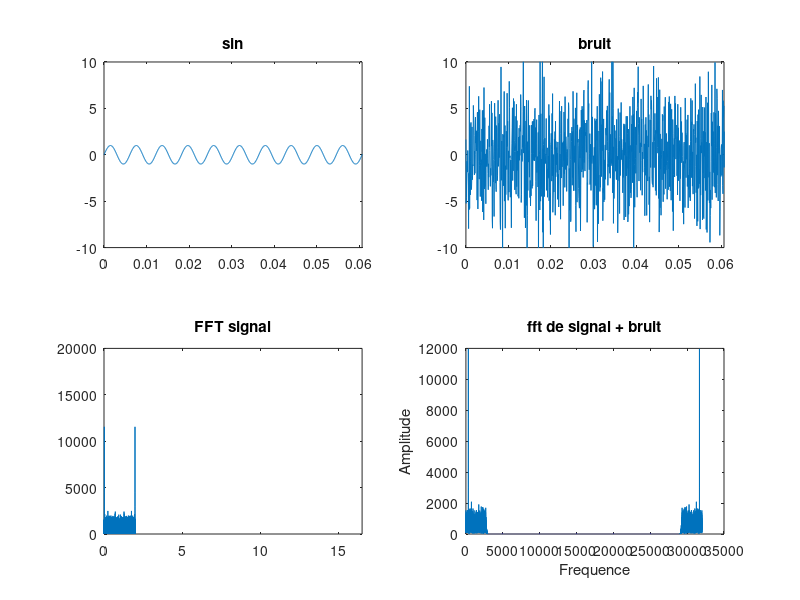
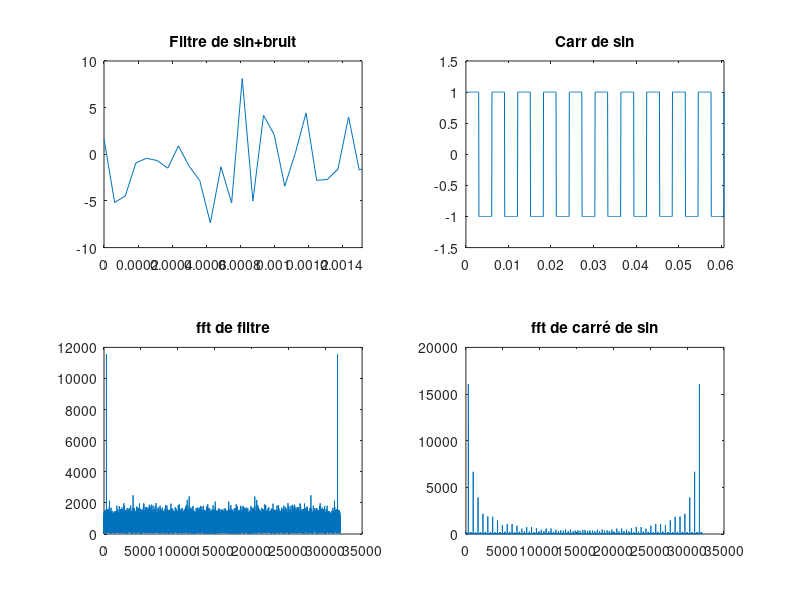

The MATLAB source for these figures, in order: (Note: this script raises an error after producing the figures.)
clear all;
close all;
 
note2 = [130.81 ,138.59 , 146.83 , 155.56 , 164.81 ,174.61 , 185 , 196 ,207.65,220,233.06,246.94];
note3 = [261.63 ,277.18 , 293.66 , 311.13 , 329.63 ,349.23 , 369.99 , 392 ,415.30,440,466.16,493.88];
note4 = [523.25 ,544.37 , 587.33 , 622.25 , 659.26 ,698.46 , 739.99 , 783.99 ,830.61,880,932.33,987.77];
note5 = [1046.50 ,1108.73 , 1174.66 , 1244.51 , 1318.51 ,1396.91 , 1479.98 , 1567.98 ,1661.22,1760,1864.66,1975.53];
note6 = [2093 ,2217.46 , 2349.32 , 2489.02 , 2637.02 ,2793.83 , 2959.96 , 3135.96 ,3322.44 ,3520,3729.31,3951.07];
 
fnote = note2(5);%On peut le changer comme on veut

fe = 16000;
te = 1/fe;
 
t = 0:te:2;

A =  randi([1 5]);
y_sin = sin(2*pi*fnote*t);
y_carre = square(2*pi*fnote*t);
 

bruit=A*randn(1,length(t));%Bruit
 
Y1 = y_sin+bruit;%Sin + bruit

figure(1);
subplot(2,2,3);
plot(t,abs(fft(Y1)));%Figure de Sin + bruit
title('FFT signal');
axis([0 fnote/10 0 20000]);
%yfiltre = load('Bandpass.mat');%Fs=10000 Fstop1=125 Fpass1 =128 Fpass2 =3952 Fstop2 = 4000
yfiltre = load('Lowpass.mat');
Yfiltre = filter(yfiltre.Num,1,Y1);%Filtre de sin+bruit
 
subplot(2,2,4);%On figure le fft de sin+bruit
Yf_fft = abs(fft(Yfiltre));
plot(Yf_fft);
title('fft de signal + bruit');
xlabel('Frequence');
ylabel('Amplitude');
 
subplot(2,2,2);%On figure le bruit
plot(t,bruit);
title('bruit');
axis([0 10/fnote -10 10]);

subplot(2,2,1);%On figure le sin
plot(t,y_sin);
title('sin');
axis([0 10/fnote -10 10]);

figure(2);
subplot(2,2,1);%On figure le filtre de sin+bruit
plot(t,Y1);
title('Filtre de sin+bruit');
axis([0 0.25/fnote -10 10]);
 
Y_fftFiltre = abs(fft(Y1));

subplot(2,2,3);%On figure le fft de filtre de sin+bruit
plot(Y_fftFiltre);
title('fft de filtre');
 
subplot(2,2,2);%On figure le carré comme le modèle
plot(t,y_carre);
axis([0 10/fnote -1.5 1.5]);
title('Carr de sin');
 
Y_fftSinCarre = abs(fft(y_carre));
subplot(2,2,4);%On figure le fft de carré de sin
plot(Y_fftSinCarre);
title('fft de carré de sin');

disp(lince(max(Y_fftFiltre)))
disp(lince(max(Y_fftSinCarre)))
 
 
%%%%%%%%%%%%%%%%%%%%%%%%%%%%%%%%%%%%%%%%

clear all;

close all;

 

note2 = [130.81 ,138.59 , 146.83 , 155.56 , 164.81 ,174.61 , 185 , 196 ,207.65,220,233.06,246.94];

note3 = [261.63 ,277.18 , 293.66 , 311.13 , 329.63 ,349.23 , 369.99 , 392 ,415.30,440,466.16,493.88];

note4 = [523.25 ,544.37 , 587.33 , 622.25 , 659.26 ,698.46 , 739.99 , 783.99 ,830.61,880,932.33,987.77];

note5 = [1046.50 ,1108.73 , 1174.66 , 1244.51 , 1318.51 ,1396.91 , 1479.98 , 1567.98 ,1661.22,1760,1864.66,1975.53];

note6 = [2093 ,2217.46 , 2349.32 , 2489.02 , 2637.02 ,2793.83 , 2959.96 , 3135.96 ,3322.44 ,3520,3729.31,3951.07];

 

fnote = note2(5);%On peut le changer comme on veut



fe = 16000;

te = 1/fe;

 

t = 0:te:2;



A =  randi([1 5]);

y_sin = sin(2*pi*fnote*t);

y_carre = square(2*pi*fnote*t);

 



bruit=A*randn(1,length(t));%Bruit



 

Y1 = y_sin+bruit;%Sin + bruit
Y2 = y_carre+bruit; %sin carre + bruit


figure(1);

subplot(2,2,3);

ySinusBruitFFt = abs(fft(y_sin));

plot(ySinusBruitFFt);%plot(t,abs(fft(Y1)));%Figure de Sin + bruit

title('FFT signal');

%axis([0 fnote/10 0 20000]);

%yfiltre = load('Bandpass.mat');%Fs=10000 Fstop1=125 Fpass1 =128 Fpass2 =3952 Fstop2 = 4000

yfiltre = load('Lowpass.mat');

Yfiltre = filter(yfiltre.Num,1,Y1);%Filtre de sin+bruit

 

subplot(2,2,4);%On figure le fft de sin+bruit

Yf_fft = abs(fft(Yfiltre));

plot(Yf_fft);

title('fft de signal + bruit');

xlabel('Frequence');

ylabel('Amplitude');

 

subplot(2,2,2);%On figure le bruit

plot(t,bruit);

title('bruit');

axis([0 10/fnote -10 10]);



subplot(2,2,1);%On figure le sin

plot(t,y_sin);

title('sin');

axis([0 10/fnote -10 10]);



figure(2);

subplot(2,2,1);%On figure le sinus carre + bruit

plot(t,Y2);

title('sin carre et bruit');

axis([0 0.25/fnote -10 10]);

 

Y_fftFiltre = abs(fft(Y1));



subplot(2,2,3);%On figure le fft de filtre de sin+bruit

plot(Y_fftFiltre);

title('fft de filtre de sin+bruit');

 

subplot(2,2,2);%On figure le carré comme le modèle

plot(t,y_carre);

axis([0 10/fnote -1.5 1.5]);

title('Carr de sin');

 

Y_fftSinCarre = abs(fft(y_carre));

subplot(2,2,4);%On figure le fft de carré de sin

plot(Y_fftSinCarre);

title('fft de carré de sin');


%{
disp(lince(max(Y_fftFiltre)))

disp(lince(max(Y_fftSinCarre)))
%}

function score = calculScore (fref, signalFFT)
  [maxValue, indMaxValue] = max(signalFFT);
  score = (fref - abs(fref - indMaxValue)) / fref;
endfunction

scoreSinus = calculScore(fnote, ySinusBruitFFt(1: fe/2));
scoreCarre = calculScore(fnote, Y_fftSinCarre(1: fe/2));











